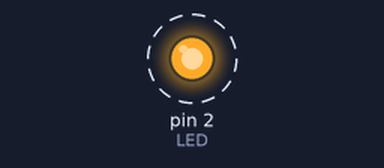
The sketch below on a simulated Arduino Uno, built with avr-gcc and run on an emulated ATmega328P. Parts: output pins drawn as LEDs (lit = HIGH). Dashed ring = blinking.

Above: at 0.5 s.
Timing chart, 0 to 4.6 s (numbered marks = the images above):
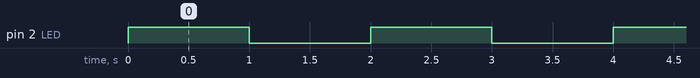

The sketch:

ESP8266_interruptPIN.ino
```cpp
const int interruptPin = 13; //GPIO 0 (Flash Button)
const int LED=2; //On board blue LED

void setup() {
  Serial.begin(115200);
  pinMode(LED,OUTPUT);
  pinMode(interruptPin, INPUT_PULLUP);
  attachInterrupt(digitalPinToInterrupt(interruptPin), handleInterrupt, FALLING);
}

void loop()
{
    digitalWrite(LED,HIGH); //LED off
    delay(1000);
    digitalWrite(LED,LOW); //LED on
    delay(1000);
}

//This program get executed when interrupt is occures i.e.change of input state
void handleInterrupt() {
    Serial.println("Interrupt Detected");
}
```

Measured:
- by itself, pin 2 (LED): alternates HIGH for 1.0 s and LOW for 1.0 s
